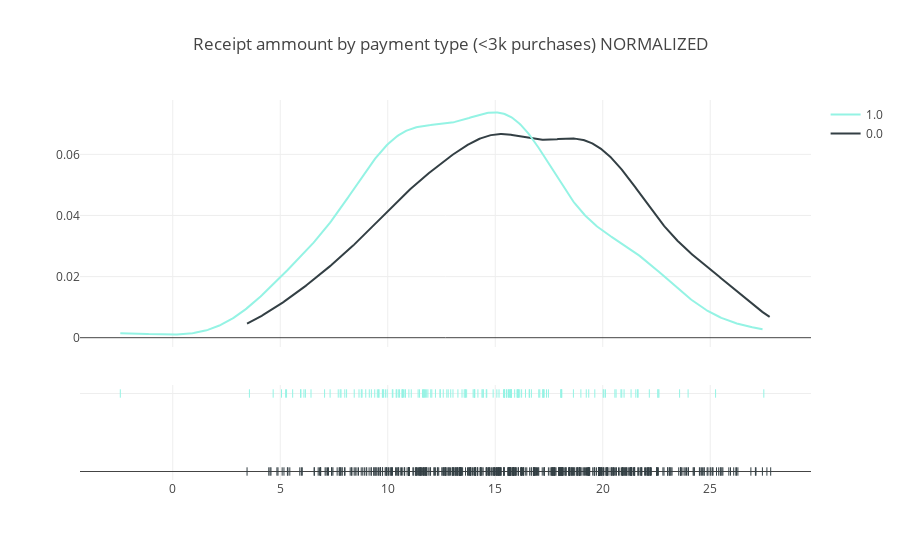

Notebook code cell kept with this figure:
### Markdown cell above
Применим преобразование Бокса-Кокса для нормализации данных и ещё раз посмотрим на гистограммы.

### Code cell
hist_data = [stats.boxcox(temp[temp.payment_type==ptype].discounted_amount)[0]
             for ptype in temp.payment_type.unique()]

group_labels = list(temp.payment_type.unique())
colors = ['#333F44', '#94F3E4']

fig = ff.create_distplot(hist_data, group_labels, show_hist=False, colors=colors)
fig['layout'].update(title='Receipt ammount by payment type (<3k purchases) NORMALIZED')
pyo.iplot(fig)

### Figure 1 — Plotly figure (JSON) as saved in the notebook; plotly's stock layout.template omitted (floating-point values rounded to 4 significant figures; data arrays with more than 128 entries replaced by an {"elided": "..."} marker saying what was removed)
{"data": [{"legendgroup": "0.0", "marker": {"color": "#333F44"}, "mode": "lines", "name": "0.0", "showlegend": true, "type": "scatter", "uid": "4b612ead-91a2-4a49-8ea5-ed3a485865e6", "x": {"elided": "500 float values"}, "xaxis": "x", "y": {"elided": "500 float values"}, "yaxis": "y"}, {"legendgroup": "1.0", "marker": {"color": "#94F3E4"}, "mode": "lines", "name": "1.0", "showlegend": true, "type": "scatter", "uid": "ee1d710f-df4a-4b3f-a7be-cc65df1042de", "x": {"elided": "500 float values"}, "xaxis": "x", "y": {"elided": "500 float values"}, "yaxis": "y"}, {"legendgroup": "0.0", "marker": {"color": "#333F44", "symbol": "line-ns-open"}, "mode": "markers", "name": "0.0", "showlegend": false, "type": "scatter", "uid": "24614a66-8961-449d-a3f0-025625a1a06a", "x": {"elided": "507 float values"}, "xaxis": "x", "y": {"elided": "507 int values"}, "yaxis": "y2"}, {"legendgroup": "1.0", "marker": {"color": "#94F3E4", "symbol": "line-ns-open"}, "mode": "markers", "name": "1.0", "showlegend": false, "type": "scatter", "uid": "693f51be-ed76-4b8e-b1b9-6c32a638169a", "x": {"elided": "149 float values"}, "xaxis": "x", "y": {"elided": "149 int values"}, "yaxis": "y2"}], "layout": {"barmode": "overlay", "hovermode": "closest", "legend": {"traceorder": "reversed"}, "title": {"text": "Receipt ammount by payment type (<3k purchases) NORMALIZED"}, "xaxis": {"anchor": "y2", "domain": [0, 1], "zeroline": false}, "yaxis": {"anchor": "free", "domain": [0.35, 1], "position": 0}, "yaxis2": {"anchor": "x", "domain": [0, 0.25], "dtick": 1, "showticklabels": false}}}
